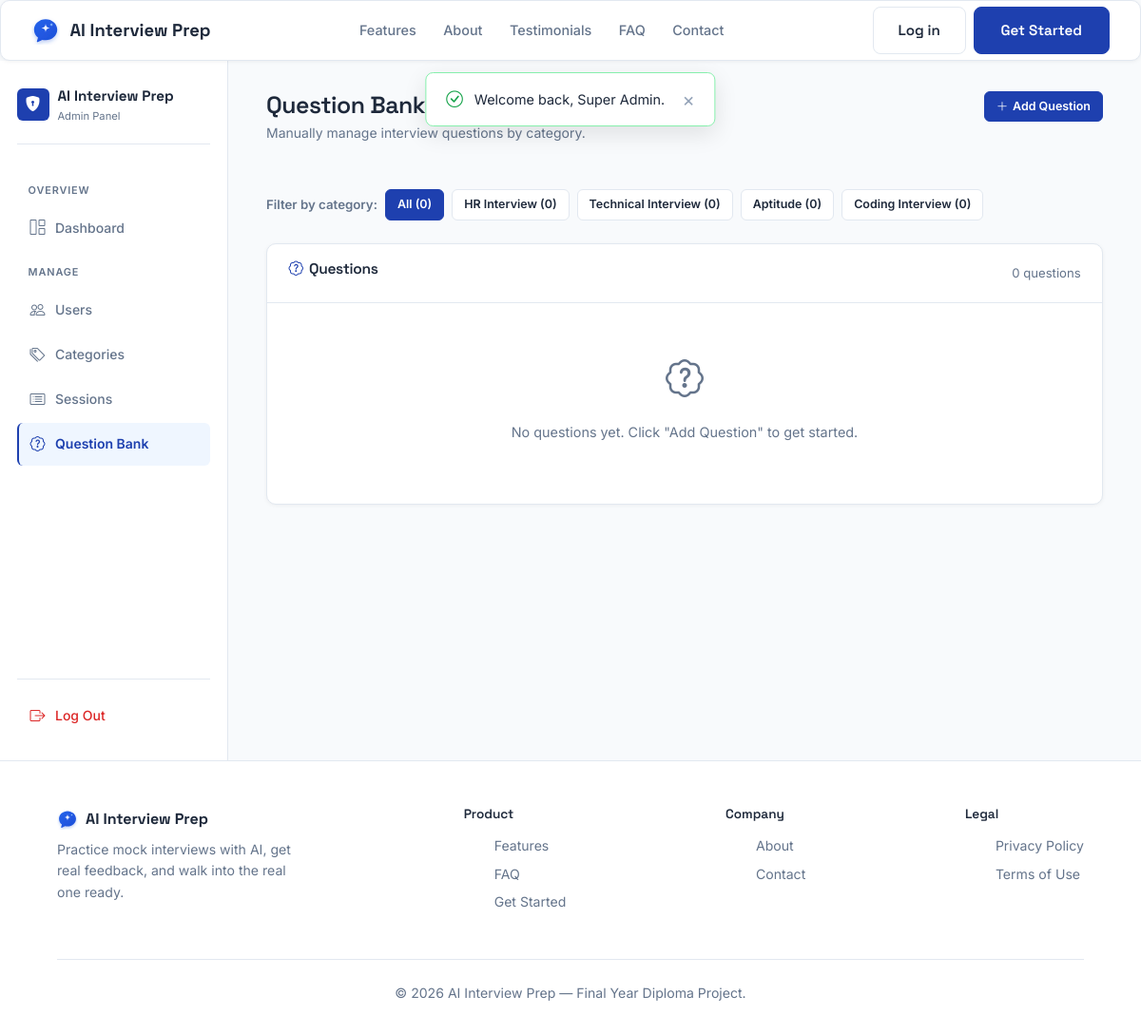
Screenshot of /admin/questions.php (signed in) with the database file from the repository.
### tables this page shows
CREATE TABLE IF NOT EXISTS `categories` (
    `id` INT AUTO_INCREMENT PRIMARY KEY,
    `name` VARCHAR(100) NOT NULL UNIQUE,
    `description` VARCHAR(255),
    `icon` VARCHAR(100) DEFAULT 'bi-briefcase'
);

### includes/functions.php (called while the page is built, shortened)
<?php
function e(?string $value): string
{
    return htmlspecialchars($value ?? '', ENT_QUOTES, 'UTF-8');
}

### admin/questions.php (the view, shortened to what this page needs)
<?php
require_once __DIR__ . '/../config/db_connect.php';
require_once __DIR__ . '/../includes/functions.php';
$tableCheck = $pdo->query("SHOW TABLES LIKE 'question_bank'")->fetchColumn();
$tableExists = (bool) $tableCheck;
if ($tableExists) {
    $filterCat = (int) ($_GET['category'] ?? 0);
    $whereQ = $filterCat > 0 ? "WHERE qb.category_id = {$filterCat}" : '';
    $questions = $pdo->query(
        "SELECT qb.*, c.name AS category_name
         FROM question_bank qb
         JOIN categories c ON c.id = qb.category_id
         {$whereQ}
         ORDER BY qb.created_at DESC"
    )->fetchAll();
    $totalQuestions = (int) $pdo->query("SELECT COUNT(*) FROM question_bank")->fetchColumn();
}
$categories = $pdo->query(
    "SELECT c.id, c.name, COUNT(qb.id) AS question_count
     FROM categories c
     LEFT JOIN question_bank qb ON qb.category_id = c.id
     GROUP BY c.id, c.name
     ORDER BY c.id ASC"
)->fetchAll();
require_once __DIR__ . '/../includes/header.php';
require_once __DIR__ . '/../includes/flash.php';
?>
<link rel="stylesheet" href="<?= BASE_URL ?>/admin/admin.css">
<div class="admin-shell">
  <?php require_once __DIR__ . '/../includes/admin_sidebar.php'; ?>
  <main class="admin-content">
    <div class="admin-page-header">
      <div>
        <h1>Question Bank</h1>
        <p>Manually manage interview questions by category.</p>
      </div>
      <?php if ($tableExists): ?>
        <button class="btn-admin-sm primary" onclick="openModal('addQModal')">
          <i class="bi bi-plus-lg"></i> Add Question
        </button>
      <?php endif; ?>
    </div>
    <?php if (!$tableExists): ?>
      <div style="background:#fffbeb;border:1px solid #fde68a;border-radius:var(--radius-md);padding:1.25rem 1.5rem;margin-bottom:1.5rem;">
        <div style="font-weight:600;color:#92400e;margin-bottom:.5rem;"><i class="bi bi-exclamation-triangle"></i> Database table not found</div>
        <p style="font-size:.88rem;color:#78350f;margin:0;">
          The <code>question_bank</code> table doesn't exist yet. Please import <code>database/schema.sql</code> into your MySQL database.
        </p>
      </div>
    <?php else: ?>
      <div style="display:flex;gap:.5rem;margin-bottom:1.5rem;flex-wrap:wrap;align-items:center;">
        <span style="font-size:.83rem;color:var(--mist);font-weight:600;">Filter by category:</span>
        <a href="?" class="btn-admin-sm <?= $filterCat === 0 ? 'primary' : '' ?>">All (<?= $totalQuestions ?>)</a>
        <?php foreach ($categories as $cat): ?>
          <a href="?category=<?= (int)$cat['id'] ?>"
             class="btn-admin-sm <?= $filterCat === (int)$cat['id'] ? 'primary' : '' ?>">
            <?= e($cat['name']) ?> (<?= (int)$cat['question_count'] ?>)
          </a>
        <?php endforeach; ?>
      </div>
      <div class="admin-panel">
        <div class="admin-panel-header">
          <h2><i class="bi bi-patch-question" style="margin-right:.4rem;color:var(--navy);"></i>Questions</h2>
          <span style="font-size:.82rem;color:var(--mist);"><?= count($questions) ?> question<?= count($questions) !== 1 ? 's' : '' ?></span>
        </div>
        <?php if (empty($questions)): ?>
          <div class="admin-empty">
            <i class="bi bi-patch-question"></i>
            <p>No questions yet. Click "Add Question" to get started.</p>
          </div>
        <?php endif; ?>
      </div>
    <?php endif;  ?>
  </main>
</div>
<?php require_once __DIR__ . '/../includes/footer.php'; ?>

### css/style.css (style rules this page uses)
:root { --navy: #1e40af; --navy-dark: #1e3a8a; --navy-light: #eff6ff; --violet: #1e40af; --success: #16a34a; --warning: #d97706; --paper: #1e293b; --mist: #64748b; --glass-border: #e2e8f0; --border: #e2e8f0; --glass-bg: #ffffff; --page-bg: #f8fafc; --section-alt: #f1f5f9; --font-display: "Space Grotesk", sans-serif; --font-body: "Inter", sans-serif; --font-mono: "IBM Plex Mono", monospace; --radius-lg: 10px; --radius-md: 8px; --radius-sm: 6px; }
* { box-sizing: border-box; margin: 0; padding: 0; }
html { scroll-behavior: smooth; }
body { background: var(--page-bg); color: var(--paper); font-family: var(--font-body); line-height: 1.6; overflow-x: hidden; }
h1, h2, h3, h4 { font-family: var(--font-display); font-weight: 600; letter-spacing: -0.02em; color: var(--paper); }
a { text-decoration: none; color: inherit; }

### admin/admin.css (style rules this page uses)
.admin-shell { display: flex; min-height: calc(100vh - 64px); background: var(--page-bg); }
.admin-content { flex: 1; min-width: 0; padding: 2rem 2.5rem; overflow-x: hidden; }
.admin-page-header { display: flex; align-items: flex-start; justify-content: space-between; flex-wrap: wrap; gap: 1rem; margin-bottom: 2rem; }
.admin-page-header h1 { font-size: 1.55rem; color: var(--paper); margin-bottom: 0.2rem; }
.admin-page-header p { color: var(--mist); font-size: 0.875rem; }
.admin-panel { background: #ffffff; border: 1px solid var(--border); border-radius: var(--radius-lg); box-shadow: 0 1px 4px rgba(0,0,0,0.05); margin-bottom: 1.5rem; }
.admin-panel-header { padding: 1.1rem 1.4rem; border-bottom: 1px solid var(--border); display: flex; align-items: center; justify-content: space-between; flex-wrap: wrap; gap: 0.75rem; }
.admin-panel-header h2 { font-size: 0.97rem; font-weight: 600; color: var(--paper); }
.btn-admin-sm { display: inline-flex; align-items: center; gap: 0.3rem; padding: 0.32rem 0.75rem; font-size: 0.78rem; font-weight: 600; border-radius: var(--radius-sm); border: 1px solid var(--border); background: #ffffff; color: var(--paper); cursor: pointer; transition: background 0.15s, border-color 0.15s; text-decoration: none; }
.btn-admin-sm.primary { background: var(--navy); border-color: var(--navy); color: #fff; }
.admin-empty { text-align: center; padding: 3rem 1rem; color: var(--mist); }
.admin-empty i { font-size: 2.5rem; margin-bottom: 0.75rem; display: block; }
.admin-empty p { font-size: 0.9rem; }

### rows the page displays
categories: name "HR Interview", question_count "0"
categories: name "Technical Interview", question_count "0"
categories: name "Aptitude", question_count "0"
categories: name "Coding Interview", question_count "0"

### other values shown
$flash['message'] "Welcome back, Super Admin."
$totalQuestions "0"
count($questions) "0"
